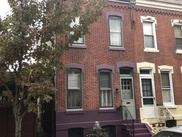
#> input picture Python/test_img/pano1.jpg, 182 x 137 px, shrunk from 1024 x 768 before the run
$ python anms.py
#> lines starting #> are read from the running program, lines starting #| are printed output that depends on the picture
### Python/Mosaicing/corner_detector.py
'''
  File name: corner_detector.py
  Author:
  Date created:
'''

'''
  File clarification:
    Detects corner features in an image. You can probably find free “harris” corner detector on-line,
    and you are allowed to use them.
    - Input img: H × W matrix representing the gray scale input image.
    - Output cimg: H × W matrix representing the corner metric matrix.
'''
from skimage.feature import corner_harris, corner_peaks
import numpy as np
import cv2
import matplotlib.pyplot as plt


def corner_detector(img):

    cimg = cv2.cornerHarris(img, 3, 3, 0.04)

    # cv2.imwrite("corner_color_map.png", cv2.applyColorMap(cimg, cv2.COLORMAP_RAINBOW))

#    cimg = corner_harris(img)
    return cimg


# [18 lines that do not run on import are left out]

### Python/Mosaicing/anms.py
'''
  File name: anms.py
  Author: Taylor Nelms
  Date created:
'''

'''
  File clarification:
    Implement Adaptive Non-Maximal Suppression. The goal is to create an uniformly distributed
    points given the number of feature desired:
    - Input cimg: H × W matrix representing the corner metric matrix.
    - Input max_pts: the number of corners desired.
    - Outpuy x: N × 1 vector representing the column coordinates of corners.
    - Output y: N × 1 vector representing the row coordinates of corners.
    - Output rmax: suppression radius used to get max pts corners.
'''
from skimage.feature import corner_harris, corner_peaks
import numpy as np
import cv2
import matplotlib.pyplot as plt
from corner_detector import corner_detector
from scipy.spatial import distance
from scipy import stats
import time

def anms(cimg, max_pts):
    # Keep track of the minimum distance to larger magnitude feature point
    points = list()
    """
    cmax = np.amax(cimg)
    cmin = np.amin(cimg)
    vrange = cmax - cmin
    dimg = cimg - cmin
    dimg = dimg * 1.0/ vrange
    dimg *= 255
    dimg = dimg.astype(int)
    plt.figure()
    plt.imshow(dimg)
    plt.show()
    """

    '''
    For each feature point:
        Find all the feature points with a magnitude more than .9 of the pixel under consideration
        Of the remaining pixels, find the minimum distance
    '''

    h, w = cimg.shape
    cimg[cimg <= 0] = 0
    r, c = np.where(cimg > 0)
    good_points = cimg[cimg > 0]
    mag_and_index = [(good_points[i], (r[i], c[i])) for i in range(len(good_points))]
    mag_and_index.sort(key=lambda x: x[0], reverse=True)

    if len(mag_and_index) >= 30000:
        # Take the most cornery points
        mag_and_index = mag_and_index[0:30000]


    mag = np.array([x[0] for x in mag_and_index])
    x = np.array([x[1][0] for x in mag_and_index])
    x = x.reshape(len(x),1)
    y = np.array([x[1][1] for x in mag_and_index])
    y = y.reshape(len(y),1)

    index = np.hstack((x,y))


    best_distances = list()
    num_candidates = len(mag_and_index)
    for i in range(num_candidates):
        cur_point = index[i]
        cur_mag = cimg[index[i][0], index[i][1]]

        mag_candidates = mag[cur_mag < 0.9*mag]
        index_candidates = index[0:mag_candidates.shape[0]]

        if len(mag_candidates) != 0 and len(index_candidates) != 0:

            distances = np.sqrt(np.sum(np.power(index_candidates - cur_point, 2), axis=1))

            best_dist = np.min(distances)
            best_point = index_candidates[np.argmin(distances)]

            best_distances.append((best_dist, (best_point[0], best_point[1])))


    # Sort the list in descending order of distance
    best_distances.sort(key=lambda x: x[0], reverse=True)

    top_points = np.array([x[1] for x in best_distances[0:max_pts]])
    x = top_points[:,1] # Represents column coordinates
    y = top_points[:,0] # Represents row coordinates

    # rmax is the minimum distance away the point must be to make it into the corner set
    # Not sure about this.
    rmax = best_distances[max_pts-1][0]

    return x, y, rmax

if __name__ == "__main__":

    # left = cv2.imread("../test_img/small_1L.jpg")
    # midd = cv2.imread("../test_img/small_1M.jpg")

    left = cv2.imread("../test_img/pano1.jpg")
#> left is the input picture: shape (137, 182, 3); mean B, G, R 89.8, 97.3, 111.5
    midd = cv2.imread("../test_img/pano2.jpg")
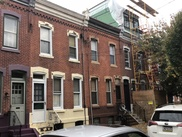
#> input picture Python/test_img/pano2.jpg, 182 x 137 px, shrunk from 1024 x 768 before the run
#> midd is the input picture: shape (137, 182, 3); mean B, G, R 101.9, 109.2, 121.8
    right = cv2.imread("../test_img/pano3.jpg")
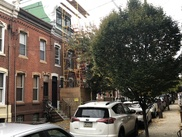
#> input picture Python/test_img/pano3.jpg, 182 x 137 px, shrunk from 1024 x 768 before the run
#> right is the input picture: shape (137, 182, 3); mean B, G, R 91.5, 100.8, 108

    # Convert to grayscale
    gray_left = cv2.cvtColor(left, cv2.COLOR_BGR2GRAY)
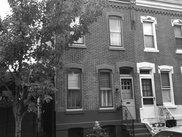
#> gray_left: shape (137, 182); min 7, max 255, mean 100.7
    gray_midd = cv2.cvtColor(midd, cv2.COLOR_BGR2GRAY)
    gray_right = cv2.cvtColor(right, cv2.COLOR_BGR2GRAY)

    # Get the corner metrics for each pixel
    cimgL = corner_detector(gray_left)
    cimgM = corner_detector(gray_midd)
    cimgR = corner_detector(gray_right)

    xL, yL, rmaxL = anms(cimgL, 1000)
#> in anms, `cimg[cimg <= 0] = 0`:
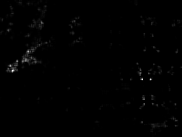
#> cimg: shape (137, 182) float32; min 0, max 0.03, mean 0.000181; drawn with min black and max white
#> in anms, `r, c = np.where(cimg > 0)`: r = 19185 values from 0 to 136; c = 19185 values, max 181 at index 1962, min 0 at index 0, mean 82.76
#> in anms, `good_points = cimg[cimg > 0]`: good_points = 19185 values, max 0.03 at index 10572, min 2.01e-14 at index 16767, mean 0.000236
#> in anms, `mag_and_index = [(good_points[i], (r[i], c[i])) for i in range(len(goo..`: mag_and_index = 19185 items
#> in anms, `mag = np.array([x[0] for x in mag_and_index])`: mag = 19185 values, max 0.03 at index 0, min 2.01e-14 at index 19184, mean 0.000236
#> in anms, `x = np.array([x[1][0] for x in mag_and_index])`: x = 19185 values, max 136 at index 1961, min 0 at index 914, mean 64.7
#> in anms, `y = np.array([x[1][1] for x in mag_and_index])`: y = 19185 values, max 181 at index 345, min 0 at index 601, mean 82.76
#> in anms, `index = np.hstack((x,y))`: index = 19185 pairs, first value 0 to 136, second value 0 to 181
#> in anms, `num_candidates = len(mag_and_index)`: num_candidates = 19185
#> the loop in anms, `for i in range(num_candidates):` made 19185 passes
#> (cur_point, cur_mag, mag_candidates, distances, best_dist, best_point) on passes 3, 7, 8, 9, 10: ([79, 150], 0.0255, [0.03], [138.3], 138.3, [70, 12]), ([65, 10], 0.0194, [0.03, 0.0282, 0.0255, 0.0224, 0.022], [5.39, 132.7, 140.7, 5.83, 6.32], 5.39, [70, 12]), ([79, 141], 0.0164, [0.03, 0.0282, 0.0255, 0.0224, 0.022, 0.0212, 0.0194], [129.3, 1, 9, 128.3, 129.2, 116.4, 131.7], 1, [79, 142]), ([61, 17], 0.0156, [0.03, 0.0282, 0.0255, 0.0224, 0.022, 0.0212, 0.0194], [10.3, 126.3, 134.2, 9.85, 11.18, 14.87, 8.06], 8.06, [65, 10]), ([66, 10], 0.0155, [0.03, 0.0282, 0.0255, 0.0224, 0.022, 0.0212, 0.0194], [4.47, 132.6, 140.6, 5, 5.39, 23.43, 1], 1, [65, 10])
#> (cur_point, cur_mag, mag_candidates, index_candidates, distances, best_dist) on passes 4 to 6: ([70, 13], 0.0224, [0.03, 0.0282, 0.0255], [[70, 12], [79, 142], [79, 150]], [1, 129.3, 137.3], 1), ([71, 12], 0.022, [0.03, 0.0282, 0.0255], [[70, 12], [79, 142], [79, 150]], [1, 130.2, 138.2], 1), ([51, 28], 0.0212, [0.03, 0.0282, 0.0255], [[70, 12], [79, 142], [79, 150]], [24.84, 117.4, 125.2], 24.84)
#> after the loop in anms, `for i in range(num_candidates):`: best_distances = 19183 items
#> in anms, `top_points = np.array([x[1] for x in best_distances[0:max_pts]])`: top_points = 1000 pairs, first value 0 to 136, second value 0 to 181
#> in anms, `x = top_points[:,1]`: x = 1000 values, max 181 at index 195, min 0 at index 464, mean 87.75
#> in anms, `y = top_points[:,0]`: y = 1000 values, max 136 at index 329, min 0 at index 261, mean 66.31
#> in anms, `rmax = best_distances[max_pts-1][0]`: rmax = 2
#> xL has the same summary as x in anms; yL has the same summary as y in anms; rmaxL = 2
    xM, yM, rmaxM = anms(cimgM, 1000)
#> call 2 of anms, with max_pts = 1000
#> in anms (call 2), `cimg[cimg <= 0] = 0`:
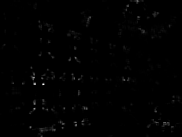
#> cimg: shape (137, 182) float32; min 0, max 0.0254, mean 0.000166; drawn with min black and max white
#> in anms (call 2), `r, c = np.where(cimg > 0)`: r = 16664 values from 0 to 136; c = 16664 values, max 181 at index 695, min 0 at index 273, mean 94.93
#> in anms (call 2), `good_points = cimg[cimg > 0]`: good_points = 16664 values, max 0.0254 at index 10962, min 2.01e-14 at index 602, mean 0.000249
#> in anms (call 2), `mag_and_index = [(good_points[i], (r[i], c[i])) for i in range(len(goo..`: mag_and_index = 16664 items
#> in anms (call 2), `mag = np.array([x[0] for x in mag_and_index])`: mag = 16664 values, max 0.0254 at index 0, min 2.01e-14 at index 16663, mean 0.000249
#> in anms (call 2), `x = np.array([x[1][0] for x in mag_and_index])`: x = 16664 values, max 136 at index 44, min 0 at index 14, mean 66.56
#> in anms (call 2), `y = np.array([x[1][1] for x in mag_and_index])`: y = 16664 values, max 181 at index 1286, min 0 at index 2101, mean 94.93
#> in anms (call 2), `index = np.hstack((x,y))`: index = 16664 pairs, first value 0 to 136, second value 0 to 181
#> in anms (call 2), `num_candidates = len(mag_and_index)`: num_candidates = 16664
#> the loop in anms (call 2), `for i in range(num_candidates):` made 16664 passes
#> (cur_point, cur_mag, mag_candidates, index_candidates, distances, best_dist) on passes 3 to 7: ([84, 42], 0.0159, [0.0254, 0.0178], [[84, 43], [84, 34]], [1, 8], 1), ([83, 34], 0.0158, [0.0254, 0.0178], [[84, 43], [84, 34]], [9.06, 1], 1), ([84, 35], 0.0158, [0.0254, 0.0178], [[84, 43], [84, 34]], [8, 1], 1), ([77, 33], 0.0147, [0.0254, 0.0178], [[84, 43], [84, 34]], [12.21, 7.07], 7.07), ([108, 34], 0.0147, [0.0254, 0.0178], [[84, 43], [84, 34]], [25.63, 24], 24)
#> (cur_point, cur_mag, mag_candidates, distances, best_dist, best_point) on passes 2, 8, 9: ([84, 34], 0.0178, [0.0254], [9], 9, [84, 43]), ([83, 35], 0.0137, [0.0254, 0.0178, 0.0159, 0.0158, 0.0158], [8.06, 1.41, 7.07, 1, 1], 1, [83, 34]), ([83, 43], 0.0126, [0.0254, 0.0178, 0.0159, 0.0158, 0.0158, 0.0147, 0.0147], [1, 9.06, 1.41, 9, 8.06, 11.66, 26.57], 1, [84, 43])
    xR, yR, rmaxR = anms(cimgR, 1000)

    # Plotting corners on the gray scale image

    # fig, ax = plt.subplots(ncols=2)
    # ax[0].imshow(gray_left, origin='upper', cmap=plt.cm.gray)
    # ax[0].plot(xL, yL, '.r', markersize=5)
    # ax[1].imshow(gray_midd, origin='upper', cmap=plt.cm.gray)
    # ax[1].plot(xM, yM, '.r', markersize=5)
    # h, w = gray_left.shape

    # plt.show()

    fig, ax = plt.subplots(ncols=1)
    ax.imshow(gray_left, origin='upper', cmap=plt.cm.gray)
    ax.plot(xL, yL, '.r', markersize=5)
    plt.show()

    fig, ax = plt.subplots(ncols=1)
    ax.imshow(gray_midd, origin='upper', cmap=plt.cm.gray)
    ax.plot(xM, yM, '.r', markersize=5)
    plt.show()
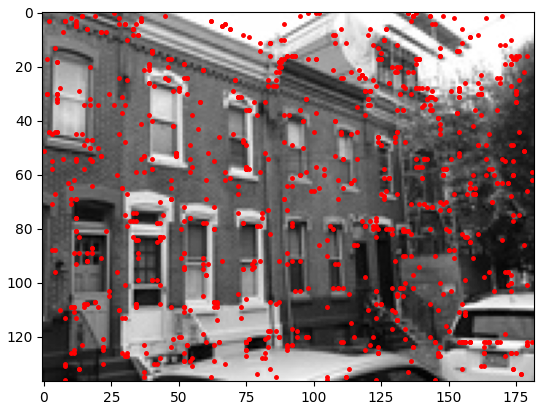
#> figure drawn by matplotlib, 1 panel

    fig, ax = plt.subplots(ncols=1)
    ax.imshow(gray_right, origin='upper', cmap=plt.cm.gray)
    ax.plot(xR, yR, '.r', markersize=5)
    plt.show()
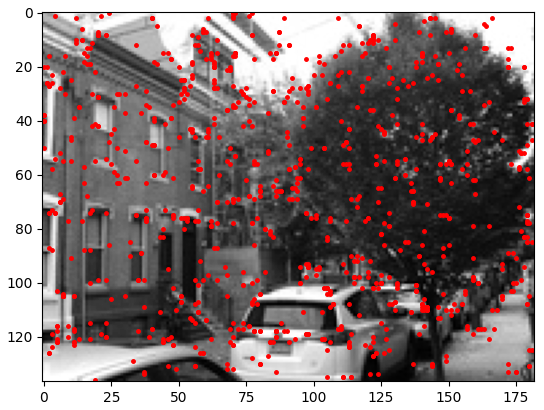
#> figure drawn by matplotlib, 1 panel
